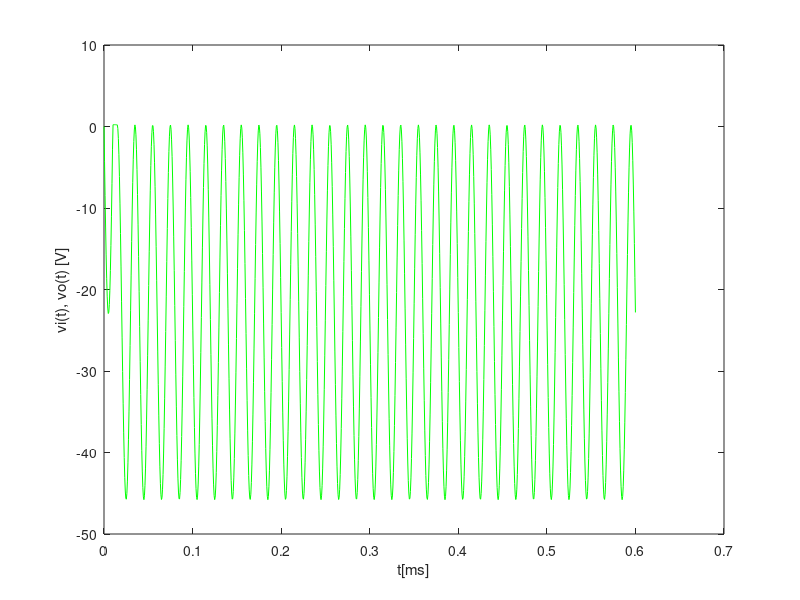

Recreate this plot in MATLAB.
close all
clear all
pkg load control
format long
function xdot = f (x, t)
  a=pi;
  R=100000;
  C=100 * 1e-6;
  Is=1e-14;
  eta=1;
  Vt=1e-3;
  dV1=-2*a*50*23*cos(2*a*50*t);
  V1=23*sin(2*a*50*t);

  xdot=(1/(R*C))*(-x-R*Is*(exp(x/(7*eta*Vt))-1)+ R*C*dV1+V1);

endfunction

lsode_options("integration method", "non-stiff")

f(1,2)
x0=0;
t=linspace(0,0.6,1000);
y=lsode("f",x0,t)

hf = figure ();
plot (t, y, "g");
xlabel ("t[ms]");
ylabel ("vi(t), vo(t) [V]");
print (hf, "forced.eps", "-depsc");
